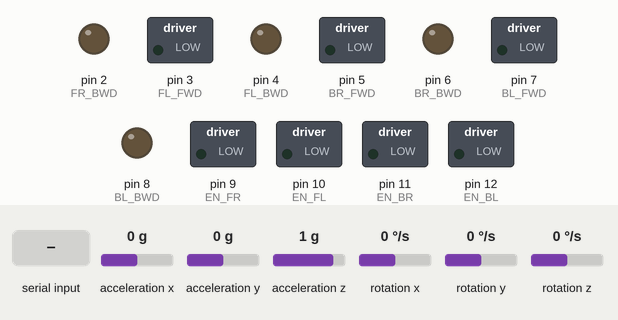
Recording of a sketch running on a simulated Arduino Uno, built with avr-gcc and run on an emulated ATmega328P. Shown: switched loads named in the sketch (green lamp = pin HIGH), output pins drawn as LEDs (lit = HIGH). The test bench sets the inputs (shaded band); at power-on: acceleration x 0 g, acceleration y 0 g, acceleration z 1 g, rotation x 0 °/s, rotation y 0 °/s, rotation z 0 °/s. What the sketch prints to the serial monitor is not drawn.

Above: at 3.2 s.
3.3 s: byte 30 received over Serial
At 4.2 s:
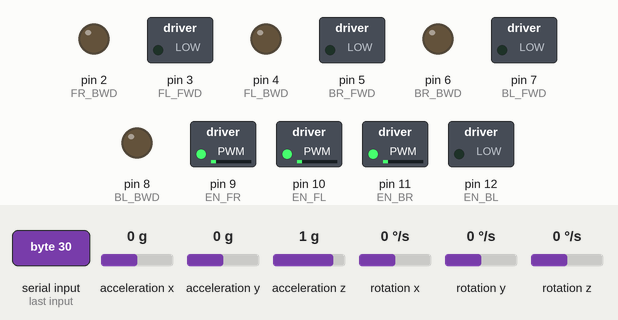
4.8 s: byte 90 received over Serial
At 5.3 s:
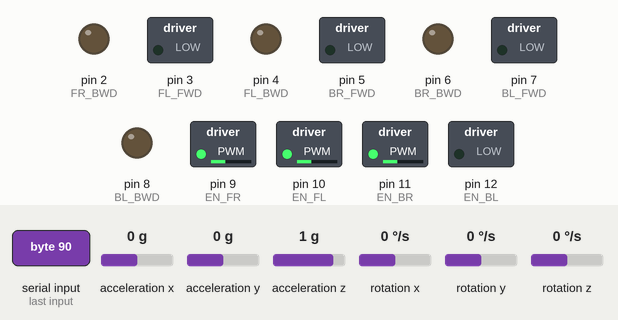
Timing chart, 0 to 7.8 s (numbered marks = the images above; inputs shaded):
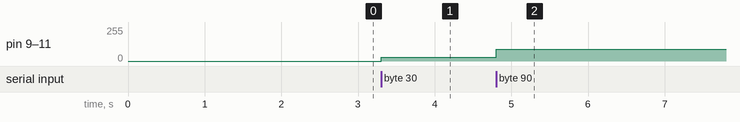

Measured:
- after the input at 3.3 s, pin 9 (EN_FR), pin 10 (EN_FL), pin 11 (EN_BR): 0/255 → 30/255 at once
- after the input at 4.8 s, pin 9 (EN_FR), pin 10 (EN_FL), pin 11 (EN_BR): 30/255 → 90/255 at once

The sketch:

Error_correction_using_MPU6050_v2.ino
```cpp
// Include libraries
#include <PID_v1.h>
#include <MPU6050.h>
#include <stdlib.h>

// Pin configuration

#define FR_FWD 1 // Front Right Wheel's Motor for Forward direction
#define FR_BWD 2 // Front Right Wheel's Motor for Backward direction
#define FL_FWD 3 // Front Left Wheel's Motor for Forward direction
#define FL_BWD 4 // Front Left Wheel's Motor for Backward direction
#define BR_FWD 5 // Back Right Wheel's Motor for Forward direction
#define BR_BWD 6 // Back Right Wheel's Motor for Backward direction
#define BL_FWD 7 // Back Left Wheel's Motor for Forward direction
#define BL_BWD 8 // Back Left Wheel's Motor for Backward direction
#define EN_FR 9 // Enable pin: to control speed of front right wheel
#define EN_FL 10 // Enable pin: to control speed of front left wheel
#define EN_BR 11 // Enable pin: to control speed of back right wheel
#define EN_BL 12 // Enable pin: to control speed of back left

// MPU6050 values
MPU6050 sensor;
int16_t ax, ay, az;
int16_t gx, gy, gz;
float X_angle,Y_angle;
int minVal = 265;
int maxVal = 402;
//PID
double kp = 5, ki = 1, kd = 0.01, input = 0, output = 0, setpoint = 0; // modify kp, ki and kd for optimal performance
PID myPID(&input, &output, &setpoint, kp, ki, kd, DIRECT);             // Creates a PID controller

void calc_pid(int *FR,int *FL,int *BR,int *BL)                         // function to apply PID and correct wheel speeds
{
    sensor.getMotion6(&ax, &ay, &az, &gx, &gy, &gz);                   // get accelerometer and gyroscope values from MPU6050
    int xAng = map(ax, minVal, maxVal, -90, 90);
    int yAng = map(ay, minVal, maxVal, -90, 90);
    int zAng = map(az, minVal, maxVal, -90, 90);
    X_angle = RAD_TO_DEG * (atan2(-yAng, -zAng) + PI);
    Y_angle = RAD_TO_DEG * (atan2(-xAng, -zAng) + PI);
    if (X_angle == 0)
    return;
    else
    {
        input = X_angle;
        myPID.Compute();
        if(X_angle>0)  // right deviation
        {
            input = X_angle;
            myPID.Compute();
            if((*FR+output)<255)
                *FR+=output;
            else
                *BR+=output;
            return;
        }
        else
        if(X_angle<0)   // left deviation
        {
            input = abs(X_angle);
            myPID.Compute();
            if ((*FL + output) < 255)
                *FL += output;
            else
                *BL += output;
            return;
        }

    }
}

int Speed_FR = 0, Speed_FL = 0, Speed_BR = 0, Speed_BL = 0,Speed_inp=0;
void setup()
{
    pinMode(FR_FWD, OUTPUT);
    pinMode(FR_BWD, OUTPUT);
    pinMode(FL_FWD, OUTPUT);
    pinMode(FL_BWD, OUTPUT);
    pinMode(BR_FWD, OUTPUT);
    pinMode(BR_BWD, OUTPUT);
    pinMode(BL_FWD, OUTPUT);
    pinMode(BL_BWD, OUTPUT);
    pinMode(EN_FR, OUTPUT);
    pinMode(EN_FL, OUTPUT);
    pinMode(EN_BR, OUTPUT);
    pinMode(EN_BL, OUTPUT);

    Serial.begin(9600);
    myPID.SetMode(AUTOMATIC);                                           // PID mode to AUTOMATIC
    Serial.println("Initializing the sensor");
    sensor.initialize();
    Serial.println(sensor.testConnection() ? "Successfully Connected" : "Connection failed");
    delay(1000);
    Serial.println("Taking Values from the sensor");
    delay(1000);
}

void loop()
{
    while(Serial.available()>0)
    {
        Speed_inp = Serial.read();
        //Speed_FR = Serial.read();
        //Speed_FL = Serial.read();
        //Speed_BR = Serial.read();
        //Speed_BL = Serial.read();
        Speed_FR = Speed_FL = Speed_BR = Speed_BL = Speed_inp;
        calc_pid(&Speed_FR, &Speed_FL, &Speed_BR, &Speed_BL);
        analogWrite(EN_FR, Speed_FR);
        analogWrite(EN_FL, Speed_FL);
        analogWrite(EN_BR, Speed_BR);
        analogWrite(EN_BL, Speed_BL);
    }

}
```
